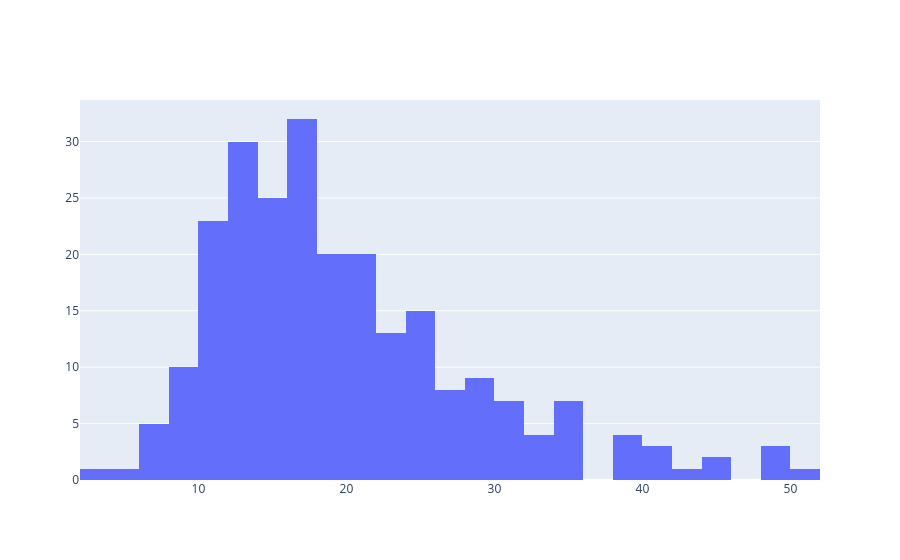

Notebook code cell kept with this figure:
### Code cell
fig = go.Figure(data = [go.Histogram(x = tips.total_bill)])
fig.show()

### Figure 1 — Plotly figure (JSON) as saved in the notebook; plotly's stock layout.template omitted (floating-point values rounded to 4 significant figures; data arrays with more than 128 entries replaced by an {"elided": "..."} marker saying what was removed)
{"data": [{"type": "histogram", "x": {"elided": "244 float values"}}], "layout": {}}
